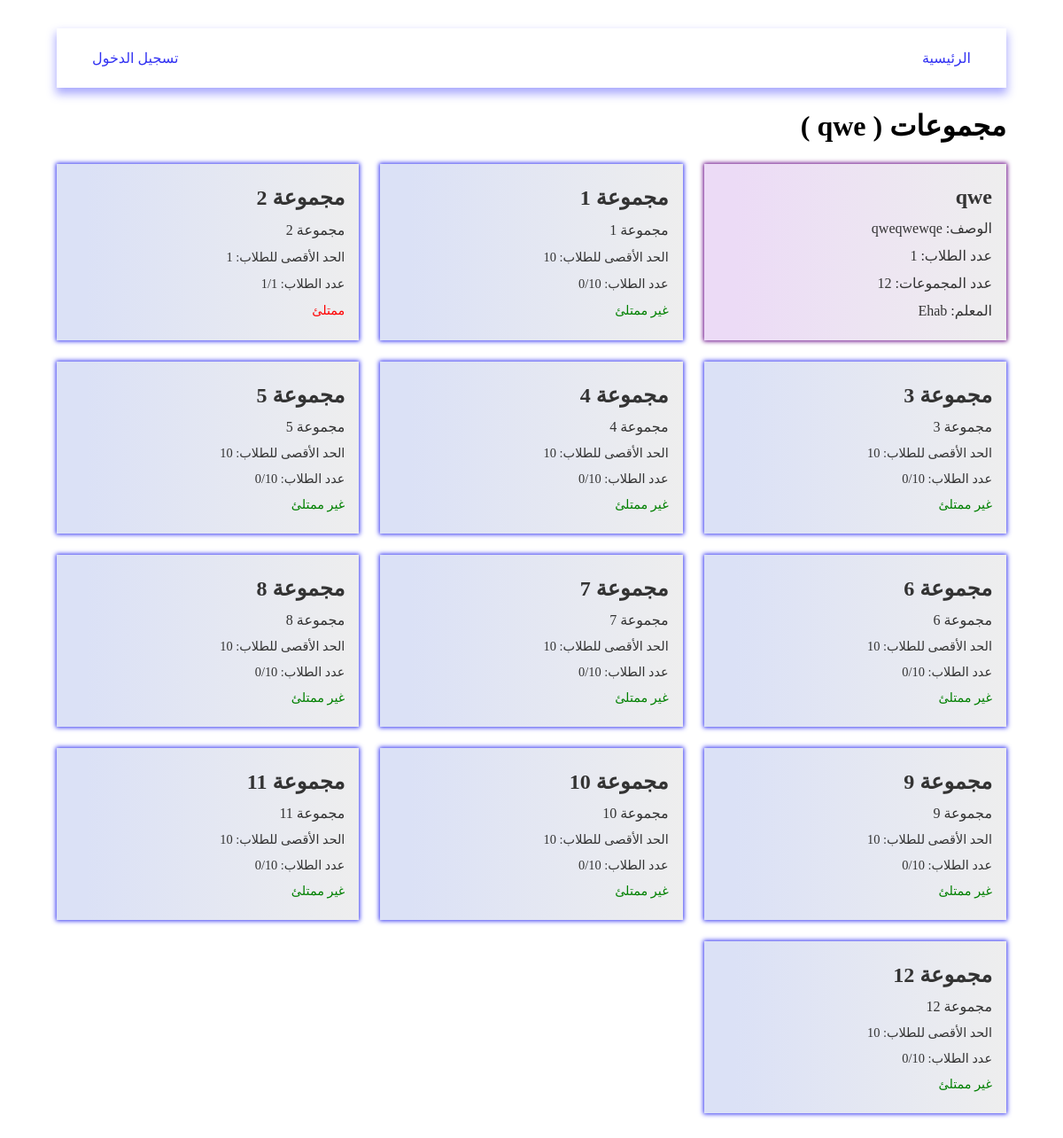
/pages/viewGroups.php?id=1, run on an earlier commit of the app's database.
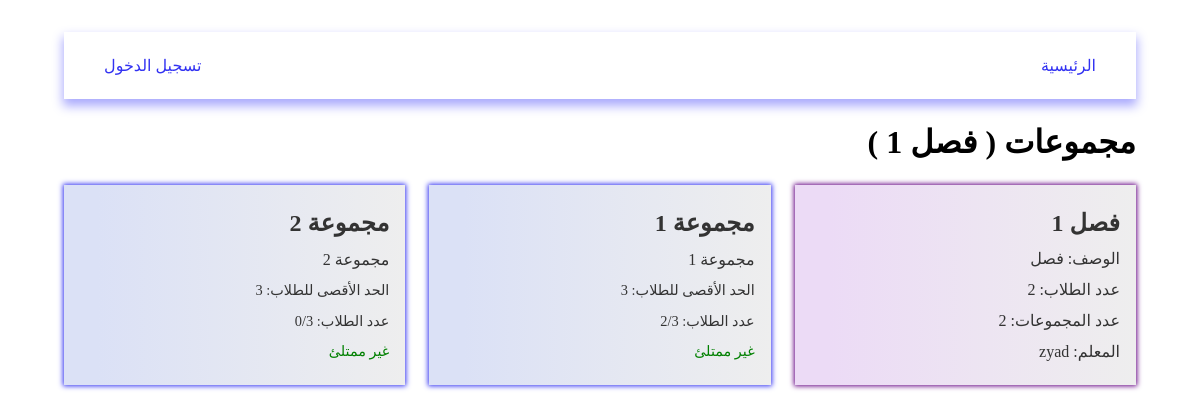
And on a later commit of the database.
### tables this page shows
CREATE TABLE classes (
    id INTEGER PRIMARY KEY, 
    title TEXT, 
    description TEXT, 
    "limit" INTEGER,
    teacher_id INTEGER
);

CREATE TABLE users (
    id INTEGER PRIMARY KEY, 
    name TEXT, 
    email TEXT UNIQUE, 
    password TEXT UNIQUE, 
    role TEXT
);

CREATE TABLE groups (
    id INTEGER PRIMARY KEY, 
    title TEXT, 
    description TEXT, 
    "limit" INTEGER, 
    members INTEGER, 
    class_id INTEGER,
    interaction INTEGER,
    quality INTEGER,
    grading INTEGER,
    feedback TEXT
);

### data/db.php (called while the page is built, shortened)
<?php
$user = $_SESSION['user'] ?? null;
$db = new SQLite3('../data/database.db');
$db->exec('CREATE TABLE IF NOT EXISTS users (
    id INTEGER PRIMARY KEY,
    name TEXT,
    email TEXT UNIQUE,
    password TEXT UNIQUE,
    role TEXT
)');
$db->exec('CREATE TABLE IF NOT EXISTS classes (
    id INTEGER PRIMARY KEY,
    title TEXT,
    description TEXT,
    "limit" INTEGER,
    teacher_id INTEGER
)');
$db->exec('CREATE TABLE IF NOT EXISTS groups (
    id INTEGER PRIMARY KEY,
    title TEXT,
    description TEXT,
    "limit" INTEGER,
    members INTEGER,
    class_id INTEGER,
    interaction INTEGER,
    quality INTEGER,
    grading INTEGER,
    feedback TEXT
)');
$db->exec('CREATE TABLE IF NOT EXISTS group_students (
    group_id INTEGER,
    student_id INTEGER
)');
function getGroups()
{
    global $db;
    $result = $db->query('SELECT * FROM groups');
    $groups = [];
    while ($row = $result->fetchArray(SQLITE3_ASSOC)) {
        $groups[] = $row;
    }
    return $groups;
}
function getClasses()
{
    global $db;
    $result = $db->query('SELECT * FROM classes');
    $classes = [];
    while ($row = $result->fetchArray(SQLITE3_ASSOC)) {
        $classes[] = $row;
    }
    return $classes;
}
function getTeacher($id)
{
    global $db;
    $stmt = $db->prepare('SELECT * FROM users WHERE id = :id');
    $stmt->bindValue(':id', $id, SQLITE3_INTEGER);
    $result = $stmt->execute();
    if ($result) {
        return $result->fetchArray(SQLITE3_ASSOC);
    }
    return null;
}
function getStudent($id)
{
    global $db;
    $stmt = $db->prepare('SELECT * FROM users WHERE id = :id AND role = "student"');
    $stmt->bindValue(':id', $id, SQLITE3_INTEGER);
    $result = $stmt->execute();
    if ($result) {
        return $result->fetchArray(SQLITE3_ASSOC);
    }
    return null;
}
function getGroupStudentsByGroupId($group_id)
{
    global $db;
    $stmt = $db->prepare('SELECT * FROM group_students WHERE group_id = :group_id');
    $stmt->bindValue(':group_id', $group_id, SQLITE3_INTEGER);
    $result = $stmt->execute();
    $students = [];
    while ($row = $result->fetchArray(SQLITE3_ASSOC)) {
        $students[] = getStudent($row['student_id']);
    }
    return $students;
}
function getStudentsByClassId($class_id)
{
    global $db;
    $stmt = $db->prepare('SELECT * FROM classes WHERE id = :id');
    $stmt->bindValue(':id', $class_id, SQLITE3_INTEGER);
    $result = $stmt->execute();
    $class = $result->fetchArray(SQLITE3_ASSOC);
    $stmt = $db->prepare('SELECT * FROM groups WHERE class_id = :class
    ');
    $stmt->bindValue(':class', $class_id, SQLITE3_INTEGER);
    $result = $stmt->execute();
    $groups = [];
    while ($row = $result->fetchArray(SQLITE3_ASSOC)) {
        $groups[] = $row;
    }
    $students = [];
    foreach ($groups as $group) {
        $students = array_merge($students, getGroupStudentsByGroupId($group['id']));
    }
    return $students;
}

### pages/viewGroups.php (the view, shortened to what this page needs)
<?php
include '../data/db.php';
$class = $_GET['id'] ?? null;
$_groups = getGroups();
$groups = [];
$classes = getClasses();
if (isset($class)) {
  foreach ($_groups as $group) {
    if ($group['class_id'] == $class) {
      $groups[] = $group;
    }
  }
} elseif ($user['role'] == 'teacher') {
  $title = $user['name'];
  $groups = getTeacherGroups($user['id']);
}
?>
<!DOCTYPE html>
<html lang="ar" dir="rtl">
<head>
  <link rel="stylesheet" href="../styles/viewGroups.css" />
</head>
<body>
  <?php include "../components/navbar.php" ?>
  <h1 class="heading">
    مجموعات (
    )
  </h1>
  <main class="container">
    <?php if (isset($class)) { ?>
      <div class="group first">
        <h2 class="title"><?php echo $classes[$class - 1]['title']; ?></h2>
        <p class="desc">الوصف: <?php echo $classes[$class - 1]['description']; ?></p>
        <p class="students">عدد الطلاب: <?php echo count(getStudentsByClassId($class)); ?></p>
        <p class="groups">عدد المجموعات: <?php echo count($groups); ?></p>
        <p class="teacher">المعلم: <?php echo getTeacher($classes[$class - 1]['teacher_id'])['name']; ?></p>
      </div>
    <?php } ?>
    <?php foreach ($groups as $group) {
      $_group_students = getGroupStudentsByGroupId($group['id']);
    ?>
      <a href="./viewGroupDetails.php?id=<?php echo $group['id']; ?>" class="group <?php echo in_array($user['id'], array_column($_group_students, 'id')) ? 'joined' : ''; ?>">
        <h2 class="title"><?php echo $group['title']; ?></h2>
        <p class="desc"><?php echo $group['description']; ?></p>
        <p class="limit">الحد الأقصى للطلاب: <?php echo $group['limit']; ?></p>
        <p class="members">عدد الطلاب: <?php echo count(getGroupStudentsByGroupId($group['id'])); ?>/<?php echo $group['limit']; ?> </p>
        <p class="full <?php echo count(getGroupStudentsByGroupId($group['id'])) >= $group['limit'] ? 'red' : 'green'; ?>">
          <?php echo count(getGroupStudentsByGroupId($group['id'])) >= $group['limit'] ? 'ممتلئ' : 'غير ممتلئ'; ?>
        </p>
      </a>
    <?php } ?>
  </main>
</body>
</html>

What changed in the data, as far as the page shows it:
no longer on this page (row edited): groups: title "مجموعة 3", description "مجموعة 3", limit "10", count(getGroupStudentsByGroupId($group['id'])) "0", shows "غير ممتلئ"
no longer on this page (row edited): groups: title "مجموعة 4", description "مجموعة 4", limit "10", count(getGroupStudentsByGroupId($group['id'])) "0", shows "غير ممتلئ"
removed groups: title "مجموعة 5", description "مجموعة 5", limit "10", count(getGroupStudentsByGroupId($group['id'])) "0", shows "غير ممتلئ"
removed groups: title "مجموعة 6", description "مجموعة 6", limit "10", count(getGroupStudentsByGroupId($group['id'])) "0", shows "غير ممتلئ"
removed groups: title "مجموعة 7", description "مجموعة 7", limit "10", count(getGroupStudentsByGroupId($group['id'])) "0", shows "غير ممتلئ"
removed groups: title "مجموعة 8", description "مجموعة 8", limit "10", count(getGroupStudentsByGroupId($group['id'])) "0", shows "غير ممتلئ"
removed groups: title "مجموعة 9", description "مجموعة 9", limit "10", count(getGroupStudentsByGroupId($group['id'])) "0", shows "غير ممتلئ"
removed groups: title "مجموعة 10", description "مجموعة 10", limit "10", count(getGroupStudentsByGroupId($group['id'])) "0", shows "غير ممتلئ"
removed groups: title "مجموعة 11", description "مجموعة 11", limit "10", count(getGroupStudentsByGroupId($group['id'])) "0", shows "غير ممتلئ"
removed groups: title "مجموعة 12", description "مجموعة 12", limit "10", count(getGroupStudentsByGroupId($group['id'])) "0", shows "غير ممتلئ"
changed classes: title "qwe" → "فصل 1"; description "qweqwewqe" → "فصل"; teacher.name "Ehab" → "zyad"
changed groups "مجموعة 1": limit "10" → "3"; count(getGroupStudentsByGroupId($group['id'])) "0" → "2"
changed groups "مجموعة 2": limit "1" → "3"; count(getGroupStudentsByGroupId($group['id'])) "1" → "0"; text "ممتلئ" → "غير ممتلئ"
Also different on the page:
count(getStudentsByClassId($class)): "1" → "2"
count($groups): "12" → "2"
